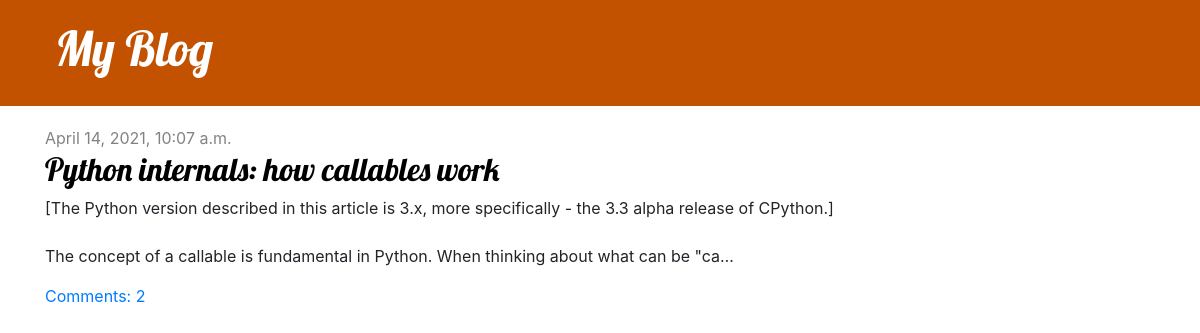
The page / on the database its author committed.
### blog/models.py (models this page shows, shortened)
class Post(models.Model):
    author = models.ForeignKey(settings.AUTH_USER_MODEL, on_delete=models.CASCADE)
    title = models.CharField(max_length=200)
    text = models.TextField()
    created_date = models.DateTimeField(default=timezone.now)
    published_date = models.DateTimeField(blank=True, null=True)
    def approved_comments(self):
        return self.comments.filter(approved_comment=True)

### blog/views.py (the view)
# urls.py: path('',views.post_list,name='post_list'),
def post_list(request):
    posts = Post.objects.all().order_by('published_date')
    return render(request, 'blog/post_list.html', {'posts':posts})

### blog/templates/blog/post_list.html
{% extends 'blog/base.html' %}
{% block content %}
    {% for post in posts %}
        <article class="post">
            <time class="date">
                {{ post.published_date }}
            </time>
            <h2><a href="{% url 'post_detail' pk=post.pk %}">{{ post.title }}</a></h2>
            <p>{{ post.text|truncatechars:200|linebreaksbr }}</p>
            <a href="{% url 'post_detail' pk=post.pk %}">Comments: {{ post.approved_comments.count }}</a>
        </article>
    {% endfor %}
{% endblock %}

### blog/static/css/blog.css (style rules this page uses)
h1, h2, h3, h4 { font-family: 'Lobster', cursive; }
.date { color: #828282; }
.post { margin-bottom: 70px; }
.post h2 a, .post h2 a:visited { color: #000000; }

### rows shown on the page
Post: published_date "April 14, 2021, 10:07 a.m.", title "Python internals: how callables work", text "[The Python version described in this article is 3.x, more specifically - the 3.3 alpha release of CPython.] The concept of a callable is fundamental in Python. When thinking about what can be \"ca…", approved_comments.count "2"
